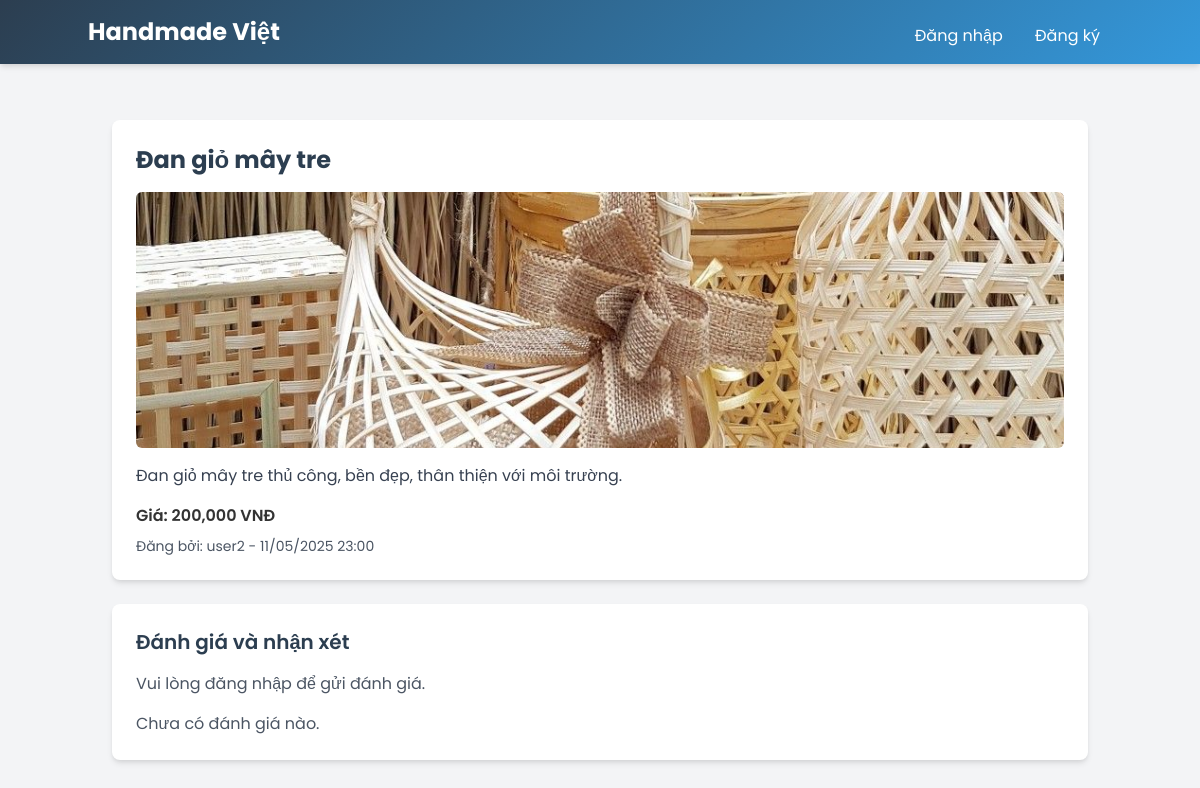
The app's page /service_detail.php?id=3 with its own data.
### tables this page shows
CREATE TABLE `services` (
  `id` int(11) NOT NULL,
  `user_id` int(11) NOT NULL,
  `title` varchar(255) NOT NULL,
  `description` text NOT NULL,
  `price` int(11) NOT NULL,
  `image` varchar(255) DEFAULT NULL,
  `created_at` timestamp NOT NULL DEFAULT current_timestamp(),
  `brand` varchar(100) DEFAULT NULL
);

CREATE TABLE `users` (
  `id` int(11) NOT NULL,
  `username` varchar(50) NOT NULL,
  `email` varchar(100) NOT NULL,
  `password` varchar(255) NOT NULL,
  `role` enum('user','admin') DEFAULT 'user',
  `created_at` timestamp NOT NULL DEFAULT current_timestamp()
);

### service_detail.php (the view, shortened to what this page needs)
<?php
require_once 'includes/db.php';
$service_id = (int)$_GET['id'];
$stmt = $pdo->prepare("SELECT s.*, u.username FROM services s JOIN users u ON s.user_id = u.id WHERE s.id = ?");
$stmt->execute([$service_id]);
$service = $stmt->fetch();
$reviews_stmt = $pdo->prepare("SELECT r.*, u.username FROM reviews r JOIN users u ON r.user_id = u.id WHERE r.service_id = ? ORDER BY r.created_at DESC");
$reviews_stmt->execute([$service_id]);
$reviews = $reviews_stmt->fetchAll();
?>
<!DOCTYPE html>
<html lang="vi">
<head>
    <link href="https://cdn.jsdelivr.net/npm/tailwindcss@2.2.19/dist/tailwind.min.css" rel="stylesheet">
    <link rel="stylesheet" href="styles.css">
</head>
<body class="bg-gray-100">
    <header class="bg-teal-600 text-white p-4 shadow-md">
        <div class="container mx-auto flex justify-between items-center">
            <h1 class="text-2xl font-bold"><a href="index.php">Handmade Việt</a></h1>
            <nav>
                <?php if (isset($_SESSION['user_id'])): ?>
                    <span class="mr-4">Xin chào, <?= htmlspecialchars($_SESSION['username']) ?>!</span>
                    <a href="create_service.php" class="mr-4 hover:underline">Đăng bài</a>
                    <a href="forum.php" class="mr-4 hover:underline">Diễn đàn</a>
                    <?php if ($_SESSION['role'] === 'admin'): ?>
                        <a href="admin.php" class="mr-4 hover:underline">Quản lý</a>
                    <?php endif; ?>
                    <a href="logout.php" class="hover:underline">Đăng xuất</a>
                <?php else: ?>
                    <a href="login.php" class="mr-4 hover:underline">Đăng nhập</a>
                    <a href="register.php" class="hover:underline">Đăng ký</a>
                <?php endif; ?>
            </nav>
        </div>
    </header>
    <main class="container mx-auto p-6">
        <div class="bg-white p-6 rounded-lg shadow-md">
            <h2 class="text-2xl font-bold text-teal-700 mb-4"><?= htmlspecialchars($service['title']) ?></h2>
            <?php if ($service['image']): ?>
                <img src="uploads/<?= htmlspecialchars($service['image']) ?>" alt="<?= htmlspecialchars($service['title']) ?>" class="w-full h-64 object-cover rounded-md mb-4">
            <?php else: ?>
                <img src="https://via.placeholder.com/300x200?text=Không+có+hình+ảnh" alt="No Image" class="w-full h-64 object-cover rounded-md mb-4">
            <?php endif; ?>
            <p class="text-gray-700 mb-4"><?= nl2br(htmlspecialchars($service['description'])) ?></p>
            <p class="text-teal-600 font-semibold mb-2">Giá: <?= number_format($service['price']) ?> VNĐ</p>
            <p class="text-gray-600 text-sm">Đăng bởi: <?= htmlspecialchars($service['username']) ?> - <?= date('d/m/Y H:i', strtotime($service['created_at'])) ?></p>
        </div>
        <div class="bg-white p-6 rounded-lg shadow-md mt-6">
            <h3 class="text-xl font-semibold text-teal-700 mb-4">Đánh giá và nhận xét</h3>
            <?php if (isset($_SESSION['user_id'])): ?>
                <form method="post" class="mb-6">
                    <div class="mb-4">
                        <label class="block text-gray-700">Đánh giá (1-5 sao):</label>
                        <select name="rating" class="p-2 border rounded-md focus:outline-none focus:ring-2 focus:ring-teal-500">
                            <option value="1">1 sao</option>
                            <option value="2">2 sao</option>
                            <option value="3">3 sao</option>
                            <option value="4">4 sao</option>
                            <option value="5">5 sao</option>
                        </select>
                    </div>
                    <div class="mb-4">
                        <label class="block text-gray-700">Nhận xét:</label>
                        <textarea name="comment" rows="3" class="w-full p-2 border rounded-md focus:outline-none focus:ring-2 focus:ring-teal-500"></textarea>
                    </div>
                    <button type="submit" class="bg-teal-600 text-white px-4 py-2 rounded-md hover:bg-teal-700">Gửi đánh giá</button>
                </form>
            <?php else: ?>
                <p class="text-gray-600 mb-4">Vui lòng <a href="login.php" class="text-teal-600 hover:underline">đăng nhập</a> để gửi đánh giá.</p>
            <?php endif; ?>
            <?php if (!empty($reviews)): ?>
                <div class="space-y-4">
                    <?php foreach ($reviews as $review): ?>
                        <div class="border-t pt-4">
                            <p class="text-gray-600 text-sm">Đăng bởi: <?= htmlspecialchars($review['username']) ?> - <?= date('d/m/Y H:i', strtotime($review['created_at'])) ?></p>
                            <p class="text-yellow-500">Đánh giá: <?= str_repeat('★', $review['rating']) . str_repeat('☆', 5 - $review['rating']) ?></p>
                            <p class="text-gray-700"><?= nl2br(htmlspecialchars($review['comment'])) ?></p>
                        </div>
                    <?php endforeach; ?>
                </div>
            <?php else: ?>
                <p class="text-gray-600">Chưa có đánh giá nào.</p>
            <?php endif; ?>
        </div>
    </main>
</body>
</html>

### styles.css (style rules this page uses)
body { font-family: 'Poppins', sans-serif; margin: 0; padding: 0; background-color: #f5f5f5; color: #333; }
header { background: linear-gradient(135deg, #2c3e50 0%, #3498db 100%); color: white; padding: 1.5rem; text-align: center; box-shadow: 0 4px 10px rgba(0, 0, 0, 0.1); position: sticky; top: 0; z-index: 1000; }
header h1 { margin: 0; font-size: 2rem; font-weight: 600; }
nav { margin-top: 0.5rem; }
nav a, nav span { color: #fff; text-decoration: none; margin: 0 0.75rem; font-size: 1rem; transition: color 0.3s ease; }
main { max-width: 1200px; margin: 2rem auto; padding: 0 1rem; }
h2, h3 { color: #2c3e50; font-weight: 600; }

### records on screen
services: title "Đan giỏ mây tre", image (picture), description "Đan giỏ mây tre thủ công, bền đẹp, thân thiện với môi trường.", price "200,000", user.username "user2", created_at "11/05/2025 23:00"
